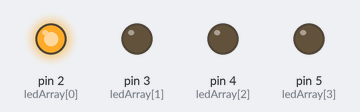
A sketch run on a simulated Arduino Uno, built with avr-gcc and run on an emulated ATmega328P. On the bench: output pins drawn as LEDs (lit = HIGH).

Above: at 0.2 s.
At 1.2 s:
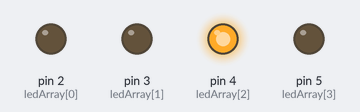
At 2.7 s:
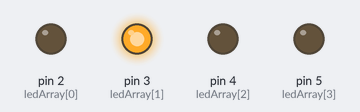
At 3.7 s:
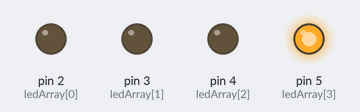
Timing chart, 0 to 4.6 s (numbered marks = the images above):
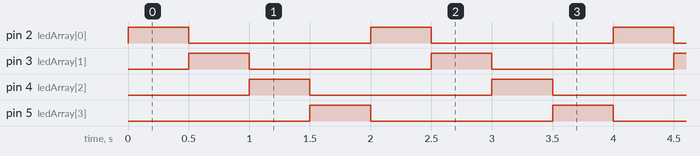

The sketch:

sketch_oct13a.ino
```cpp
const byte ledArray [] = {2 ,3 ,4 ,5};
byte buttons[] = {0,0,0};
byte loper = 1;
byte onOff = 1;


void setup() {
  // put your setup code here, to run once:

  for(int x=0; x<=3;x++){
    pinMode(ledArray[x],OUTPUT);
  }
}

void loop() {
  // put your main code here, to run repeatedly:
for(int i = 0; i < 4; i++){
    digitalWrite(ledArray[i], bitRead(loper,i));
  }

  if((loper == 1) && onOff == -1){
    loper = 8;
  }
  else if((loper == 8) && onOff == 1){
    loper = 1;
  }
  else if(onOff =! 0){
    if(onOff == 1){
      loper= loper *2;
    }
    else{
      loper = loper /2;
    }
  }

  delay(500);
}
```

Measured:
- by itself, pin 2 (ledArray[0]), pin 3 (ledArray[1]), pin 4 (ledArray[2]), pin 5 (ledArray[3]): alternates HIGH for 0.50 s and LOW for 1.5 s
- by itself, everything shown: repeats every 2.0 s, in 4 steps
